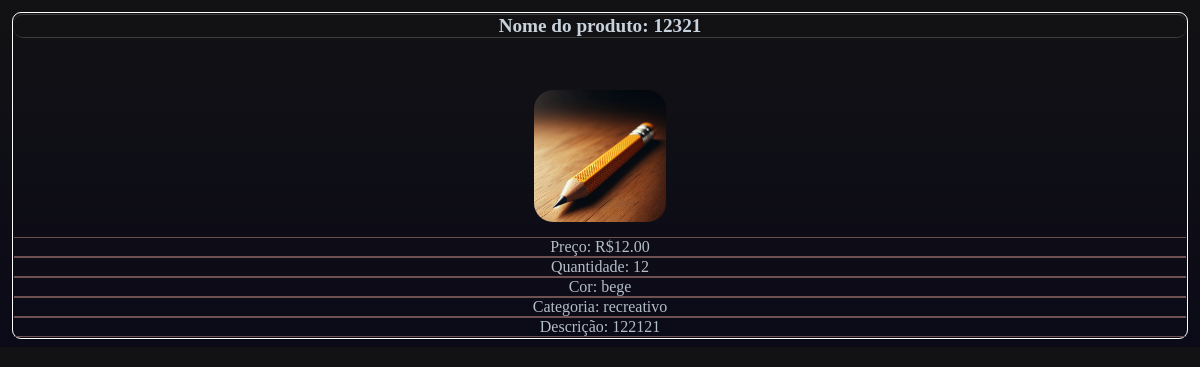
Screenshot of /daniel/2.php with the database file from the repository.
### tables this page shows
CREATE TABLE `produto` (
  `id_produto` int NOT NULL,
  `nome_produto` varchar(80) NOT NULL,
  `preco_produto` decimal(10,2) NOT NULL,
  `quantidade_produto` varchar(100) NOT NULL,
  `fk_id_cores` int DEFAULT NULL,
  `fk_id_categorias` int DEFAULT NULL,
  `imagem` varchar(225) NOT NULL,
  `descricao` text NOT NULL,
  `produto` int DEFAULT NULL
);

CREATE TABLE `cores` (
  `id_cores` int NOT NULL,
  `opcoes_cores` varchar(225) NOT NULL
);

CREATE TABLE `categorias` (
  `id_categorias` int NOT NULL,
  `opcoes_categorias` varchar(225) NOT NULL
);

### daniel/2.php (the view, shortened to what this page needs)
<!doctype html>
<html lang="pt-br">
<head>
    <link rel="stylesheet" href="css/style.css">
    </head>
<body>
<section class='card'>
<?php
include_once('config.php');
$sql1 = "SELECT * FROM produto JOIN cores ON produto.fk_id_cores = cores.id_cores JOIN categorias ON produto.fk_id_categorias = categorias.id_categorias WHERE produto = 2";
$result = $conexao->query($sql1);
if (mysqli_num_rows($result) >= 1){
    while($row = $result->fetch_assoc()) {
            echo "<div> <h1 class='card_titulo'> Nome do produto: " . $row["nome_produto"] . "</h1></div>";
            echo "<div> <center><img src='" . $row["imagem"] . "' alt='Imagem' class='img1'><br></center>" . "</div>";
            echo "<div class='card_texto'>  Preço: R$" . $row["preco_produto"] . "</div>";
            echo "<div class='card_texto'> Quantidade: " . $row["quantidade_produto"] . "</div>";
            echo "<div class='card_texto'> Cor: " . $row["opcoes_cores"] . "</div>";
            echo "<div class='card_texto'> Categoria: " . $row["opcoes_categorias"] . "</div>";
            echo "<div class='card_texto'> Descrição:  " . $row["descricao"]. "</div>";
    }
}
?>
</section>

### daniel/css/style.css (style rules this page uses)
body, * { margin: 0; }
body { background-image: linear-gradient(to top, rgb(11, 10, 24), rgb(18, 18, 20)); color: rgb(180, 190, 200); }
h1, h2, h4, h6 { text-align: center; color: rgb(200, 210, 220); }
h1 { border-top: 1px solid rgb(60, 60, 60); border-bottom: 1px solid rgb(60, 60, 60); margin-bottom: 5vh; }
.img1 { margin: 1%; border-radius: 19px; max-width: 24vw; max-height: 11vw; }
::placeholder { color: rgb(180, 180, 180); }
section { margin: 2px; padding: 1px; }
.card { border-radius: 9px; display: flex; border: 1px solid #ffffff; flex-direction: column; min-width: 19vw; margin: 1vw 1vw 1vh 1vw ; }
.card_texto { font-size: absolute 120% !important; text-align: center; border-top: 1px solid #6d5151; overflow: hidden ; border-bottom: 1px solid #6d5151; }
.card_titulo { font-size: 120%; text-align: center; border-radius: 9px; border: 1px 0px 1px 0px solid #ffffff; }

### rows the page displays
produto: nome_produto "12321", imagem (picture), preco_produto "12.00", quantidade_produto "12", fk_id_cores.opcoes_cores "bege", fk_id_categorias.opcoes_categorias "recreativo", descricao "122121"
